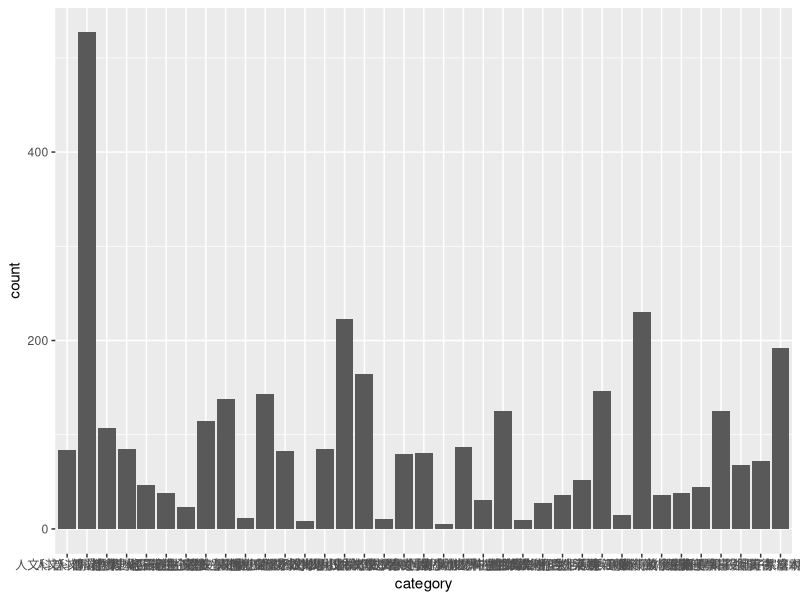

The R script that drew this image:
library(dplyr)
library(ggplot2)

# load files
setwd("/Users/shipo/Projects/book-recommender/test/shihpo/")
booklist <- read.csv("booklist.csv")

names(booklist)
booklist$category %>% summary()

bc <- booklist %>% select(ISBN, category)
bc_type <- bc %>% group_by(category) %>% summarise(count = n())

View(bc_type)

# test clean category
b_category_dict <- booklist$category %>% unique() %>% as.character()

for (i in 1:length(b_category_dict)) {
  b_category_dict[i] <- strsplit(b_category_dict[i], split = "   ")[[1]][1]
  b_category_dict[i] <- strsplit(b_category_dict[i], split = "  ")[[1]][1]
  b_category_dict[i] <- strsplit(b_category_dict[i], split = " ")[[1]][1]
  print(b_category_dict[i])
}

ggplot(bc_type, aes(x = category, y = count)) + geom_bar(stat = "identity")
